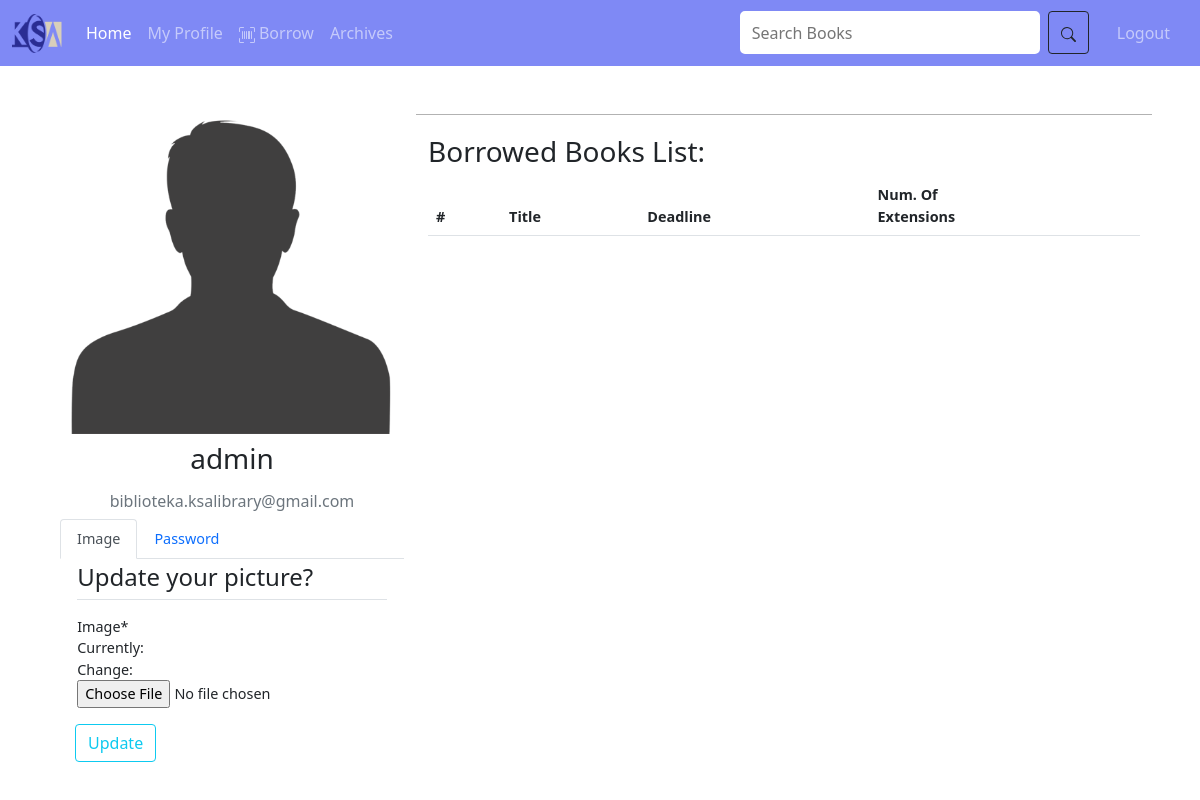
Page /profile/ (signed in) on the committed database.
### Users/models.py (models this page shows, shortened)
class Student(AbstractBaseUser):
	email = models.EmailField(
		max_length=100,
		verbose_name='email',
		unique=True,
		)
	first_name = models.CharField(max_length=100)
	last_name = models.CharField(max_length=100)
	student_ID = models.CharField(max_length=7, unique=True)
	is_penalized = models.BooleanField(default=False)
	penalty_date = models.DateField(default=penalty_date)
	policy_agreement = models.BooleanField()
	is_admin = models.BooleanField(default=False)
	is_active = models.BooleanField(default=True)
	is_staff = models.BooleanField(default=False)
	is_superuser = models.BooleanField(default=False)
	USERNAME_FIELD = 'student_ID'
	REQUIRED_FIELDS = ['first_name', 'last_name', 'email']
	objects = StudentManager()

class Profile(models.Model):
	user = models.OneToOneField(Student, on_delete=models.CASCADE)
	image = models.ImageField(default='default.png', upload_to='profile_pics')

### Users/views.py (the view, shortened to what this page needs)
# urls.py: path('profile/', profile_view, name='profile' ),
@login_required
def profile(request):
	if request.user.is_penalized:
		if datetime.date.today() > request.user.penalty_date:
			user = request.user
			user.is_penalized = False
			user.save()
	if request.method == "POST":
		u_form = StudentUpdateForm(request.POST)
		p_form = ProfileUpdateForm(request.POST, request.FILES, instance=request.user.profile)
		if p_form.is_valid() or u_form.is_valid():
			if u_form.is_valid():
				new_password = u_form.cleaned_data['password1']
				request.user.set_password(new_password)
				request.user.save()
				student = authenticate(student_ID = request.user.student_ID, password=request.user.password)
				login(request, student)
				messages.success(request, f'Your account has been updated')
				return redirect('profile')
			if p_form.is_valid():
				p_form.save()
				messages.success(request, f'Your account has been updated')
				return redirect('profile')
	else:
		u_form = StudentUpdateForm()
		p_form = ProfileUpdateForm(instance = request.user.profile)
	content = {
		'p_form': p_form,
		'u_form': u_form,
		'title': str(request.user.first_name) + "'s Profile",
	}
	borrow_books = BorrowedBook.objects.filter(user=request.user)
	content['borrowed_books'] = borrow_books
	return render(request, 'Users/profile.html', content)

### Users/forms.py (shortened to what this page needs)
class ProfileUpdateForm(forms.ModelForm):
    class Meta:
        model = Profile
        fields = ['image']

class StudentUpdateForm(forms.Form):
    password1 = forms.CharField(label="New Password", widget=forms.PasswordInput)
    password2 = forms.CharField(label="Confirm New Password", widget=forms.PasswordInput)
    class Meta:
        model = Student
        fields = ['password1', 'password2']

### Users/templates/Users/profile.html (shortened to what this page needs)
{% extends "Library/base.html" %}
{% load crispy_forms_tags %}
{% load static %}
{% block link_css %}
<link rel="stylesheet" type="text/css" href="{% static 'Users/profile.css' %}">
{% endblock link_css %}
{% block content %}
<div class="personal-profile mt-5">
    <div class="row">
        <div class="col-md-4 pb-3">
            <div class="text-center"><img class="img-fluid rounded" src="{{ request.user.profile.image.url }}"/></div>
            <h3 class="text-center pt-2 pb-2">{{ request.user.student_ID }}</h3>
            <h6 class="text-muted text-center">{{ request.user.email }}</h6>
            <nav>
                <div class="nav nav-tabs" id="myTab" role="tablist">
                    <button class="nav-link active" id="image-update-tab" data-bs-toggle="tab" data-bs-target="#image-update" type="button" role="tab" aria-controls="image-update" aria-selected="true">Image</button>
                    <button class="nav-link" id="personal-info-tab" data-bs-toggle="tab" data-bs-target="#personal-info" type="button" role="tab" aria-controls="personal-info" aria-selected="false">Password</button>
                </div>
            </nav>
            <div class="tab-content" id="myTabContent">
                <div class="tab-pane fade show active" id="image-update" role="tabpanel" aria-labelledby="image-update-tab">
                    <form method="POST" enctype="multipart/form-data">
                        <fieldset class="form-group profile-pic-field">
                            <legend class="border-bottom mb-3 pb-1">Update your picture?</legend>
                            {{ p_form|crispy }}
                        </fieldset>
                        <div class="form-group mt-3 update-btn">
                            <button class="btn btn-outline-info" type="submit">Update</button>
                        </div>
                    </form>
                </div>
            </div>
        </div>
        <div class="col-md-8">
            <h3>Borrowed Books List:</h3>
            <table class="table">
                <thead>
                    <tr>
                        <th scope="col">#</th>
                        <th scope="col">Title</th>
                        <th scope="col">Deadline</th>
                        <th scope="col">Num. Of <br> Extensions</th>
                    </tr>
                </thead>
            </table>
        </div>
    </div>
</div>
{% endblock content %}

### Library/static/Library/main.css (style rules this page uses)
* { padding: 0; margin: 0; }
body { display: flex; flex-direction: column; }
a { text-decoration: none; color: white; }

### Users/static/Users/profile.css (style rules this page uses)
.personal-profile { font-size: 90%; width: 90%; margin: 0 auto; }
.col-md-8 { border-top: 1px solid rgba(159, 159, 159, .8); padding-top: 20px; }
@media (min-width: 576px) { .profile-pic-field { width: 70%; margin: 0 auto; } }
@media (min-width: 576px) { .update-btn { margin-left: 80px; } }
@media (min-width: 900px) { .profile-pic-field { width:90%; margin: 0 auto; } }
@media (min-width: 900px) { .update-btn { margin-left: 15px; } }

### rows in the picture
Student: user.profile.image (placeholder picture), user.student_ID "admin", user.email "biblioteka.ksalibrary@gmail.com"
